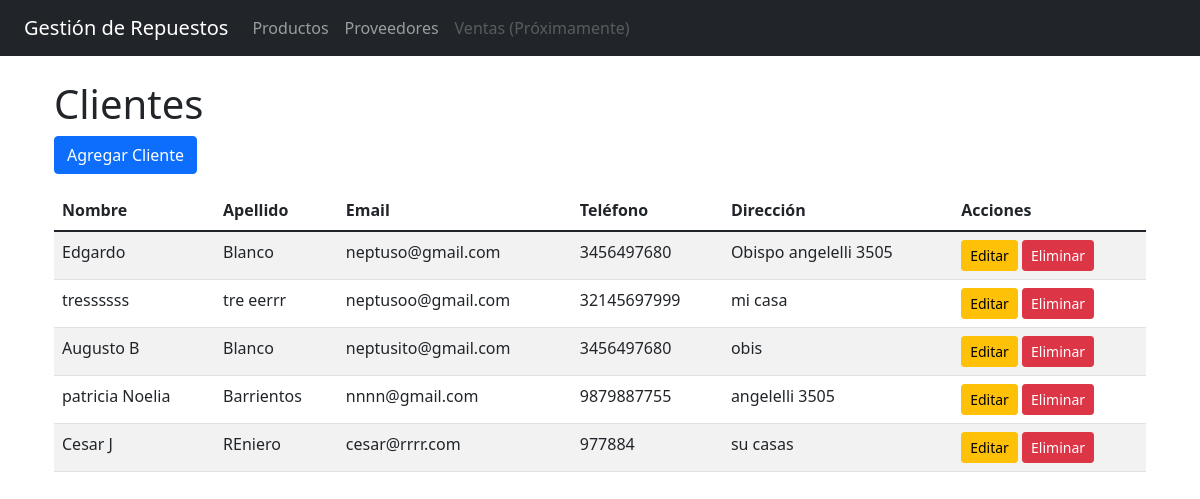
Screenshot of /clientes with the database file from the repository.
### app/models/__init__.py (models this page shows)
class Cliente(db.Model):
    id = db.Column(db.Integer, primary_key=True)
    nombre = db.Column(db.String(100), nullable=False)
    apellido = db.Column(db.String(100), nullable=False)
    email = db.Column(db.String(100), nullable=False)
    telefono = db.Column(db.String(20))
    direccion = db.Column(db.Text)

### app/views/clientes.py (the view)
@clientes_bp.route('/clientes', methods=['GET'])
def listar_clientes():
    clientes = Cliente.query.all()
    return render_template('clientes/listar.html', clientes=clientes)

### app/templates/clientes/listar.html (shortened to what this page needs)
{% extends "base.html" %}
{% block content %}
<h1>Clientes</h1>
<a href="{{ url_for('clientes.crear_cliente') }}" class="btn btn-primary mb-3">Agregar Cliente</a>
<table class="table table-striped">
    <thead>
        <tr>
            <th>Nombre</th>
            <th>Apellido</th>
            <th>Email</th>
            <th>Teléfono</th>
            <th>Dirección</th>
            <th>Acciones</th>
        </tr>
    </thead>
    <tbody>
        {% for cliente in clientes %}
        <tr>
            <td>{{ cliente.nombre }}</td>
            <td>{{ cliente.apellido }}</td>
            <td>{{ cliente.email }}</td>
            <td>{{ cliente.telefono }}</td>
            <td>{{ cliente.direccion }}</td>
            <td>
                <a href="{{ url_for('clientes.editar_cliente', id=cliente.id) }}" class="btn btn-warning btn-sm">Editar</a>
                <form action="{{ url_for('clientes.eliminar_cliente', id=cliente.id) }}" method="POST" style="display:inline;">
                    <button type="submit" class="btn btn-danger btn-sm">Eliminar</button>
                </form>
            </td>
        </tr>
        {% endfor %}
    </tbody>
</table>
{% endblock %}

### rows the page displays
Cliente: nombre "Edgardo", apellido "Blanco", email "neptuso@gmail.com", telefono "3456497680", direccion "Obispo angelelli 3505"
Cliente: nombre "tressssss", apellido "tre eerrr", email "neptusoo@gmail.com", telefono "32145697999", direccion "mi casa"
Cliente: nombre "Augusto B", apellido "Blanco", email "neptusito@gmail.com", telefono "3456497680", direccion "obis"
Cliente: nombre "patricia Noelia", apellido "Barrientos", email "nnnn@gmail.com", telefono "9879887755", direccion "angelelli 3505"
Cliente: nombre "Cesar J", apellido "REniero", email "cesar@rrrr.com", telefono "977884", direccion "su casas"
